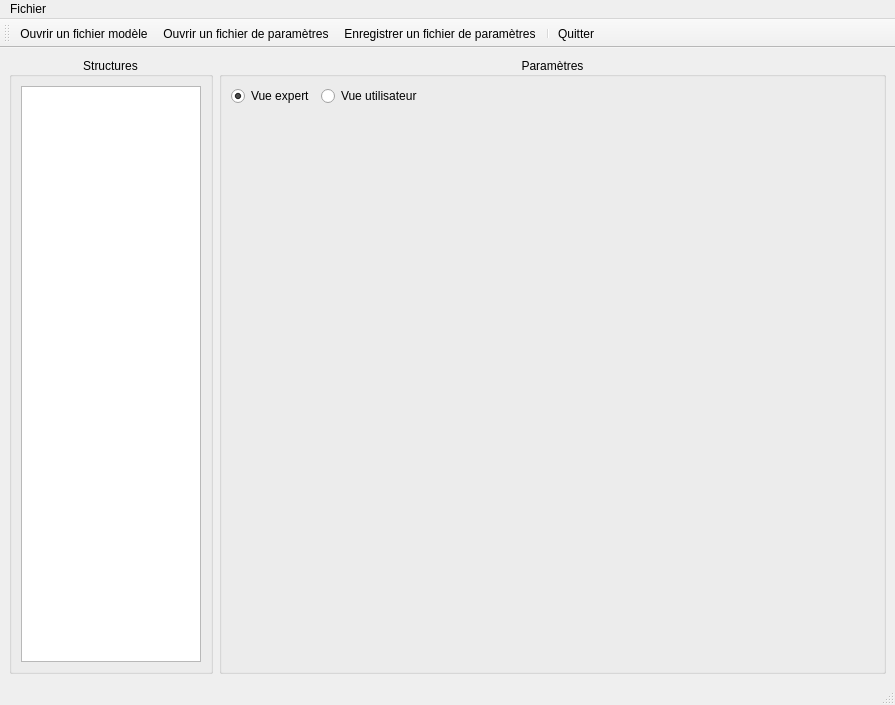
<?xml version="1.0" encoding="UTF-8"?>
<ui version="4.0">
 <class>StructureFillerGui</class>
 <widget class="QMainWindow" name="StructureFillerGui">
  <property name="geometry">
   <rect>
    <x>0</x>
    <y>0</y>
    <width>895</width>
    <height>705</height>
   </rect>
  </property>
  <property name="sizePolicy">
   <sizepolicy hsizetype="Expanding" vsizetype="Expanding">
    <horstretch>0</horstretch>
    <verstretch>0</verstretch>
   </sizepolicy>
  </property>
  <property name="windowTitle">
   <string>Création de fichiers de paramètres</string>
  </property>
  <widget class="QWidget" name="centralwidget">
   <property name="sizePolicy">
    <sizepolicy hsizetype="Expanding" vsizetype="Expanding">
     <horstretch>0</horstretch>
     <verstretch>0</verstretch>
    </sizepolicy>
   </property>
   <layout class="QHBoxLayout" name="horizontalLayout_2">
    <item>
     <widget class="QGroupBox" name="_GB_structures">
      <property name="sizePolicy">
       <sizepolicy hsizetype="Expanding" vsizetype="Expanding">
        <horstretch>8</horstretch>
        <verstretch>0</verstretch>
       </sizepolicy>
      </property>
      <property name="title">
       <string>Structures</string>
      </property>
      <property name="alignment">
       <set>Qt::AlignCenter</set>
      </property>
      <layout class="QVBoxLayout" name="verticalLayout">
       <item>
        <widget class="QListWidget" name="_LW_structures">
         <property name="sizePolicy">
          <sizepolicy hsizetype="Expanding" vsizetype="Expanding">
           <horstretch>0</horstretch>
           <verstretch>0</verstretch>
          </sizepolicy>
         </property>
         <property name="minimumSize">
          <size>
           <width>180</width>
           <height>0</height>
          </size>
         </property>
         <property name="maximumSize">
          <size>
           <width>180</width>
           <height>16777215</height>
          </size>
         </property>
        </widget>
       </item>
      </layout>
     </widget>
    </item>
    <item>
     <widget class="QGroupBox" name="_GB_parameters">
      <property name="sizePolicy">
       <sizepolicy hsizetype="Expanding" vsizetype="Expanding">
        <horstretch>40</horstretch>
        <verstretch>0</verstretch>
       </sizepolicy>
      </property>
      <property name="title">
       <string>Paramètres</string>
      </property>
      <property name="alignment">
       <set>Qt::AlignCenter</set>
      </property>
      <property name="checkable">
       <bool>false</bool>
      </property>
      <property name="checked">
       <bool>false</bool>
      </property>
      <layout class="QVBoxLayout" name="verticalLayout_2">
       <item>
        <layout class="QHBoxLayout" name="horizontalLayout">
         <item>
          <widget class="QRadioButton" name="_RB_expert">
           <property name="text">
            <string>Vue expert</string>
           </property>
           <property name="checked">
            <bool>true</bool>
           </property>
          </widget>
         </item>
         <item>
          <widget class="QRadioButton" name="_RB_user">
           <property name="text">
            <string>Vue utilisateur</string>
           </property>
          </widget>
         </item>
         <item>
          <spacer name="horizontalSpacer">
           <property name="orientation">
            <enum>Qt::Horizontal</enum>
           </property>
           <property name="sizeHint" stdset="0">
            <size>
             <width>40</width>
             <height>20</height>
            </size>
           </property>
          </spacer>
         </item>
        </layout>
       </item>
       <item>
        <widget class="QWidget" name="_WID_dummy" native="true">
         <property name="sizePolicy">
          <sizepolicy hsizetype="Expanding" vsizetype="Expanding">
           <horstretch>40</horstretch>
           <verstretch>0</verstretch>
          </sizepolicy>
         </property>
        </widget>
       </item>
      </layout>
     </widget>
    </item>
   </layout>
  </widget>
  <widget class="QMenuBar" name="menubar">
   <property name="geometry">
    <rect>
     <x>0</x>
     <y>0</y>
     <width>895</width>
     <height>23</height>
    </rect>
   </property>
   <widget class="QMenu" name="menuFichier">
    <property name="title">
     <string>Fichier</string>
    </property>
    <addaction name="_ACT_openModelXML"/>
    <addaction name="separator"/>
    <addaction name="_ACT_openParametersXML"/>
    <addaction name="_ACT_saveParametersXML"/>
    <addaction name="separator"/>
    <addaction name="_ACT_quit"/>
   </widget>
   <addaction name="menuFichier"/>
  </widget>
  <widget class="QStatusBar" name="statusbar"/>
  <widget class="QToolBar" name="toolBar">
   <property name="windowTitle">
    <string>toolBar</string>
   </property>
   <attribute name="toolBarArea">
    <enum>TopToolBarArea</enum>
   </attribute>
   <attribute name="toolBarBreak">
    <bool>false</bool>
   </attribute>
   <addaction name="_ACT_openModelXML"/>
   <addaction name="_ACT_openParametersXML"/>
   <addaction name="_ACT_saveParametersXML"/>
   <addaction name="separator"/>
   <addaction name="_ACT_quit"/>
  </widget>
  <action name="_ACT_openModelXML">
   <property name="icon">
    <iconset resource="resources/png.qrc">
     <normaloff>:/png/open_xml.png</normaloff>:/png/open_xml.png</iconset>
   </property>
   <property name="text">
    <string>Ouvrir un fichier modèle</string>
   </property>
  </action>
  <action name="_ACT_openParametersXML">
   <property name="icon">
    <iconset resource="resources/png.qrc">
     <normaloff>:/png/open_parameters.png</normaloff>:/png/open_parameters.png</iconset>
   </property>
   <property name="text">
    <string>Ouvrir un fichier de paramètres</string>
   </property>
  </action>
  <action name="_ACT_saveParametersXML">
   <property name="icon">
    <iconset resource="resources/png.qrc">
     <normaloff>:/png/save_parameters.png</normaloff>:/png/save_parameters.png</iconset>
   </property>
   <property name="text">
    <string>Enregistrer un fichier de paramètres</string>
   </property>
  </action>
  <action name="_ACT_quit">
   <property name="icon">
    <iconset resource="resources/png.qrc">
     <normaloff>:/png/session_logout.png</normaloff>:/png/session_logout.png</iconset>
   </property>
   <property name="text">
    <string>Quitter</string>
   </property>
  </action>
 </widget>
 <resources>
  <include location="resources/png.qrc"/>
 </resources>
 <connections/>
</ui>
